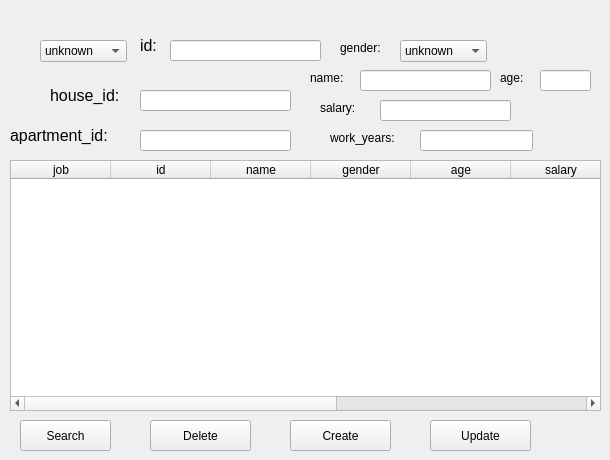
      <widget class="QWidget" name="worker_page">
       <property name="styleSheet">
        <string notr="true">#worker_page{background-color: rgb(255, 255, 127);}</string>
       </property>
       <widget class="QLabel" name="worker_text_label1">
        <property name="geometry">
         <rect>
          <x>140</x>
          <y>30</y>
          <width>31</width>
          <height>31</height>
         </rect>
        </property>
        <property name="font">
         <font>
          <pointsize>12</pointsize>
         </font>
        </property>
        <property name="text">
         <string>id:</string>
        </property>
       </widget>
       <widget class="QComboBox" name="worker_staff_comboBox">
        <property name="geometry">
         <rect>
          <x>40</x>
          <y>40</y>
          <width>87</width>
          <height>22</height>
         </rect>
        </property>
        <item>
         <property name="text">
          <string>unknown</string>
         </property>
        </item>
        <item>
         <property name="text">
          <string>guide</string>
         </property>
        </item>
        <item>
         <property name="text">
          <string>keeper</string>
         </property>
        </item>
       </widget>
       <widget class="QLineEdit" name="worker_id_input_lineEdit">
        <property name="geometry">
         <rect>
          <x>170</x>
          <y>40</y>
          <width>151</width>
          <height>21</height>
         </rect>
        </property>
       </widget>
       <widget class="QLabel" name="worker_text_label2">
        <property name="geometry">
         <rect>
          <x>50</x>
          <y>80</y>
          <width>91</width>
          <height>31</height>
         </rect>
        </property>
        <property name="font">
         <font>
          <pointsize>12</pointsize>
         </font>
        </property>
        <property name="text">
         <string>house_id:</string>
        </property>
       </widget>
       <widget class="QLabel" name="worker_text_label3">
        <property name="geometry">
         <rect>
          <x>10</x>
          <y>120</y>
          <width>141</width>
          <height>31</height>
         </rect>
        </property>
        <property name="font">
         <font>
          <pointsize>12</pointsize>
         </font>
        </property>
        <property name="text">
         <string>apartment_id:</string>
        </property>
       </widget>
       <widget class="QLineEdit" name="worker_houseid_input_lineEdit">
        <property name="geometry">
         <rect>
          <x>140</x>
          <y>90</y>
          <width>151</width>
          <height>21</height>
         </rect>
        </property>
       </widget>
       <widget class="QLineEdit" name="worker_apartmentid_input_lineEdit">
        <property name="geometry">
         <rect>
          <x>140</x>
          <y>130</y>
          <width>151</width>
          <height>21</height>
         </rect>
        </property>
       </widget>
       <widget class="QLabel" name="worker_text_label4">
        <property name="geometry">
         <rect>
          <x>340</x>
          <y>40</y>
          <width>61</width>
          <height>16</height>
         </rect>
        </property>
        <property name="text">
         <string>gender:</string>
        </property>
       </widget>
       <widget class="QComboBox" name="worker_gender_input_comboBox">
        <property name="geometry">
         <rect>
          <x>400</x>
          <y>40</y>
          <width>87</width>
          <height>22</height>
         </rect>
        </property>
        <item>
         <property name="text">
          <string>unknown</string>
         </property>
        </item>
        <item>
         <property name="text">
          <string>male</string>
         </property>
        </item>
        <item>
         <property name="text">
          <string>female</string>
         </property>
        </item>
       </widget>
       <widget class="QLabel" name="worker_text_label5">
        <property name="geometry">
         <rect>
          <x>310</x>
          <y>70</y>
          <width>41</width>
          <height>16</height>
         </rect>
        </property>
        <property name="text">
         <string>name:</string>
        </property>
       </widget>
       <widget class="QLineEdit" name="worker_name_input_lineEdit">
        <property name="geometry">
         <rect>
          <x>360</x>
          <y>70</y>
          <width>131</width>
          <height>21</height>
         </rect>
        </property>
       </widget>
       <widget class="QLabel" name="worker_text_label6">
        <property name="geometry">
         <rect>
          <x>500</x>
          <y>70</y>
          <width>31</width>
          <height>16</height>
         </rect>
        </property>
        <property name="text">
         <string>age:</string>
        </property>
       </widget>
       <widget class="QLineEdit" name="worker_age_input_lineEdit">
        <property name="geometry">
         <rect>
          <x>540</x>
          <y>70</y>
          <width>51</width>
          <height>21</height>
         </rect>
        </property>
       </widget>
       <widget class="QLabel" name="worker_text_label7">
        <property name="geometry">
         <rect>
          <x>320</x>
          <y>100</y>
          <width>61</width>
          <height>16</height>
         </rect>
        </property>
        <property name="text">
         <string>salary:</string>
        </property>
       </widget>
       <widget class="QLineEdit" name="worker_salary_input_lineEdit">
        <property name="geometry">
         <rect>
          <x>380</x>
          <y>100</y>
          <width>131</width>
          <height>21</height>
         </rect>
        </property>
       </widget>
       <widget class="QLabel" name="worker_text_label8">
        <property name="geometry">
         <rect>
          <x>330</x>
          <y>130</y>
          <width>91</width>
          <height>16</height>
         </rect>
        </property>
        <property name="text">
         <string>work_years:</string>
        </property>
       </widget>
       <widget class="QLineEdit" name="worker_workyears_input_lineEdit">
        <property name="geometry">
         <rect>
          <x>420</x>
          <y>130</y>
          <width>113</width>
          <height>21</height>
         </rect>
        </property>
       </widget>
       <widget class="QTableWidget" name="worker_workerDisplay_tableWidget">
        <property name="geometry">
         <rect>
          <x>10</x>
          <y>160</y>
          <width>591</width>
          <height>251</height>
         </rect>
        </property>
        <column>
         <property name="text">
          <string>job</string>
         </property>
        </column>
        <column>
         <property name="text">
          <string>id</string>
         </property>
        </column>
        <column>
         <property name="text">
          <string>name</string>
         </property>
        </column>
        <column>
         <property name="text">
          <string>gender</string>
         </property>
        </column>
        <column>
         <property name="text">
          <string>age</string>
         </property>
        </column>
        <column>
         <property name="text">
          <string>salary</string>
         </property>
        </column>
        <column>
         <property name="text">
          <string>work_years</string>
         </property>
        </column>
        <column>
         <property name="text">
          <string>house_id</string>
         </property>
        </column>
        <column>
         <property name="text">
          <string>apartment_id</string>
         </property>
        </column>
       </widget>
       <widget class="QPushButton" name="worker_search_pushButton">
        <property name="geometry">
         <rect>
          <x>20</x>
          <y>420</y>
          <width>91</width>
          <height>31</height>
         </rect>
        </property>
        <property name="text">
         <string>Search</string>
        </property>
       </widget>
       <widget class="QPushButton" name="worker_delete_pushButton">
        <property name="geometry">
         <rect>
          <x>150</x>
          <y>420</y>
          <width>101</width>
          <height>31</height>
         </rect>
        </property>
        <property name="text">
         <string>Delete</string>
        </property>
       </widget>
       <widget class="QPushButton" name="worker_create_pushButton">
        <property name="geometry">
         <rect>
          <x>290</x>
          <y>420</y>
          <width>101</width>
          <height>31</height>
         </rect>
        </property>
        <property name="text">
         <string>Create</string>
        </property>
       </widget>
       <widget class="QPushButton" name="worker_update_pushButton">
        <property name="geometry">
         <rect>
          <x>430</x>
          <y>420</y>
          <width>101</width>
          <height>31</height>
         </rect>
        </property>
        <property name="text">
         <string>Update</string>
        </property>
       </widget>
      </widget>
